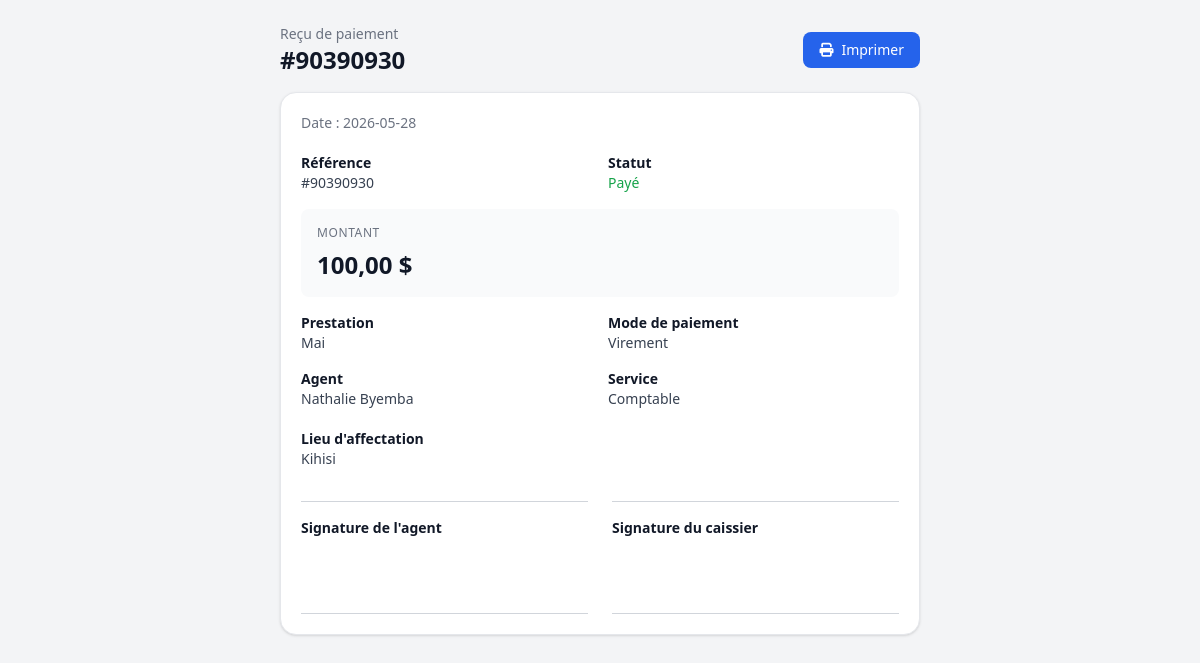
Page /pages/paiements/receipt.php?id=3 (signed in) on the committed database.
### tables this page shows
CREATE TABLE `paiement` (
  `id` int(11) NOT NULL,
  `reference` int(11) DEFAULT NULL,
  `montant` float DEFAULT NULL,
  `date_paiement` date DEFAULT NULL,
  `mode_paiement` varchar(50) DEFAULT NULL,
  `statut` varchar(50) DEFAULT NULL,
  `numeroPrest` int(11) NOT NULL,
  `id_agent` int(11) DEFAULT NULL
);

CREATE TABLE `prestation` (
  `numeroPrest` int(11) NOT NULL,
  `libelle` varchar(100) DEFAULT NULL,
  `montant` float DEFAULT NULL,
  `date_prestation` date DEFAULT NULL,
  `id_affectation` int(11) NOT NULL
);

CREATE TABLE `agent` (
  `id_agent` int(11) NOT NULL,
  `nom_complet` varchar(100) NOT NULL,
  `adresse` varchar(150) DEFAULT NULL,
  `date_naissance` date DEFAULT NULL,
  `telephone` varchar(20) DEFAULT NULL,
  `profil` varchar(50) DEFAULT NULL,
  `lieu_naissance` varchar(100) DEFAULT NULL,
  `fonction` varchar(100) DEFAULT NULL
);

CREATE TABLE `service` (
  `id` int(11) NOT NULL,
  `designation` varchar(100) NOT NULL,
  `description` text DEFAULT NULL,
  `photo` varchar(255) DEFAULT NULL,
  `short_description` varchar(255) DEFAULT NULL
);

CREATE TABLE `affectation` (
  `id` int(11) NOT NULL,
  `lieu_affectation` varchar(100) DEFAULT NULL,
  `date_affectation` date DEFAULT NULL,
  `id_agent` int(11) NOT NULL,
  `id_service` int(11) NOT NULL
);

### Classes/Paiement.php (called while the page is built, shortened)
<?php
require_once __DIR__ . '/../Config/Database.php';
class Paiement {
    private $reference;
    private $montant;
    private $date_paiement;
    private $mode_paiement;
    private $statut;
    public function __construct(
        $reference = null,
        $montant = null,
        $date_paiement = null,
        $mode_paiement = null,
        $statut = null,
        $numeroPrest = null,
        $id_agent = null,
        $id = null
    ) {
        $this->reference = $reference;
        $this->montant = $montant;
        $this->date_paiement = $date_paiement;
        $this->mode_paiement = $mode_paiement;
        $this->statut = $statut;
    }
    public function getReference() {
        return $this->reference;
    }
    public function getMontant() {
        return $this->montant;
    }
    public function getDatePaiement() {
        return $this->date_paiement;
    }
    public function getModePaiement() {
        return $this->mode_paiement;
    }
    public function getStatut() {
        return $this->statut;
    }
    public static function getById($id) {
        $db = Database::getInstance();
        $sql = "SELECT * FROM Paiement WHERE id = :id";
        try {
            $stmt = $db->prepare($sql);
            $stmt->bindParam(':id', $id);
            $stmt->execute();
            if ($stmt->rowCount() > 0) {
                $row = $stmt->fetch(PDO::FETCH_ASSOC);
                return new self(
                    $row['reference'],
                    $row['montant'],
                    $row['date_paiement'],
                    $row['mode_paiement'],
                    $row['statut'],
                    $row['numeroPrest'],
                    isset($row['id_agent']) ? $row['id_agent'] : null,
                    $row['id']
                );
            }
            return null;
        } catch (PDOException $e) {
            echo "Erreur lors de la récupération : " . $e->getMessage();
            return null;
        }
    }
}
?>

### Config/Database.php (called while the page is built, shortened)
<?php
class Database {
    private static $host = 'localhost';
    private static $db_name = 'gestion_paiement_agents';
    private static $user = 'root';
    private static $password = '';
    private static $conn;
    public static function connect() {
        self::$conn = null;
        try {
            $dsn = 'mysql:host=' . self::$host . ';dbname=' . self::$db_name . ';charset=utf8';
            self::$conn = new PDO($dsn, self::$user, self::$password);
            self::$conn->setAttribute(PDO::ATTR_ERRMODE, PDO::ERRMODE_EXCEPTION);
        } catch (PDOException $e) {
            die('Erreur de connexion : ' . $e->getMessage());
        }
        return self::$conn;
    }
    public static function getInstance() {
        return self::$conn;
    }
}
?>

### Classes/Prestation.php (called while the page is built, shortened)
<?php
require_once __DIR__ . '/../Config/Database.php';
class Prestation {
    private $libelle;
    public function __construct(
        $libelle = null,
        $montant = null,
        $date_prestation = null,
        $id_affectation = null,
        $numeroPrest = null
    ) {
        $this->libelle = $libelle;
    }
    public function getLibelle() {
        return $this->libelle;
    }
    public static function getById($numeroPrest) {
        $db = Database::getInstance();
        $sql = "SELECT * FROM Prestation WHERE numeroPrest = :numeroPrest";
        try {
            $stmt = $db->prepare($sql);
            $stmt->bindParam(':numeroPrest', $numeroPrest);
            $stmt->execute();
            if ($stmt->rowCount() > 0) {
                $row = $stmt->fetch(PDO::FETCH_ASSOC);
                return new self(
                    $row['libelle'],
                    $row['montant'],
                    $row['date_prestation'],
                    $row['id_affectation'],
                    $row['numeroPrest']
                );
            }
            return null;
        } catch (PDOException $e) {
            echo "Erreur lors de la récupération : " . $e->getMessage();
            return null;
        }
    }
}
?>

### Classes/Agent.php (called while the page is built, shortened)
<?php
require_once __DIR__ . '/../Config/Database.php';
class Agent {
    private $nom_complet;
    public function __construct(
        $nom_complet = null,
        $adresse = null,
        $date_naissance = null,
        $telephone = null,
        $profil = null,
        $lieu_naissance = null,
        $fonction = null,
        $id_agent = null
    ) {
        $this->nom_complet = $nom_complet;
    }
    public function getNomComplet() {
        return $this->nom_complet;
    }
    public static function getById($id) {
        $db = Database::getInstance();
        $sql = "SELECT * FROM Agent WHERE id_agent = :id_agent";
        try {
            $stmt = $db->prepare($sql);
            $stmt->bindParam(':id_agent', $id);
            $stmt->execute();
            if ($stmt->rowCount() > 0) {
                $row = $stmt->fetch(PDO::FETCH_ASSOC);
                return new self(
                    $row['nom_complet'],
                    $row['adresse'],
                    $row['date_naissance'],
                    $row['telephone'],
                    $row['profil'],
                    $row['lieu_naissance'],
                    $row['fonction'],
                    $row['id_agent']
                );
            }
            return null;
        } catch (PDOException $e) {
            echo "Erreur lors de la récupération : " . $e->getMessage();
            return null;
        }
    }
}
?>

### Classes/Service.php (called while the page is built, shortened)
<?php
require_once __DIR__ . '/../Config/Database.php';
class Service {
    private $designation;
    public function __construct(
        $designation = null,
        $description = null,
        $id = null
    ) {
        $this->designation = $designation;
    }
    public function getDesignation() {
        return $this->designation;
    }
    public static function getById($id) {
        $db = Database::getInstance();
        $sql = "SELECT * FROM Service WHERE id = :id";
        try {
            $stmt = $db->prepare($sql);
            $stmt->bindParam(':id', $id);
            $stmt->execute();
            if ($stmt->rowCount() > 0) {
                $row = $stmt->fetch(PDO::FETCH_ASSOC);
                return new self(
                    $row['designation'],
                    $row['description'],
                    $row['id']
                );
            }
            return null;
        } catch (PDOException $e) {
            echo "Erreur lors de la récupération : " . $e->getMessage();
            return null;
        }
    }
}
?>

### Classes/Affectation.php (called while the page is built, shortened)
<?php
require_once __DIR__ . '/../Config/Database.php';
class Affectation {
    private $lieu_affectation;
    public function __construct(
        $lieu_affectation = null,
        $date_affectation = null,
        $id_agent = null,
        $id_service = null,
        $id = null
    ) {
        $this->lieu_affectation = $lieu_affectation;
    }
    public function getLieuAffectation() {
        return $this->lieu_affectation;
    }
    public static function getById($id) {
        $db = Database::getInstance();
        $sql = "SELECT * FROM Affectation WHERE id = :id";
        try {
            $stmt = $db->prepare($sql);
            $stmt->bindParam(':id', $id);
            $stmt->execute();
            if ($stmt->rowCount() > 0) {
                $row = $stmt->fetch(PDO::FETCH_ASSOC);
                return new self(
                    $row['lieu_affectation'],
                    $row['date_affectation'],
                    $row['id_agent'],
                    $row['id_service'],
                    $row['id']
                );
            }
            return null;
        } catch (PDOException $e) {
            echo "Erreur lors de la récupération : " . $e->getMessage();
            return null;
        }
    }
}
?>

### pages/paiements/receipt.php (the view, shortened to what this page needs)
<?php
require_once __DIR__ . '/../../Config/Database.php';
require_once __DIR__ . '/../../Classes/Paiement.php';
require_once __DIR__ . '/../../Classes/Prestation.php';
require_once __DIR__ . '/../../Classes/Affectation.php';
require_once __DIR__ . '/../../Classes/Agent.php';
require_once __DIR__ . '/../../Classes/Service.php';
$paiement = Paiement::getById($_GET['id']);
$prestation = Prestation::getById($paiement->getNumeroPrest());
$affectation = $prestation ? Affectation::getById($prestation->getIdAffectation()) : null;
$agent = null;
if ($paiement->getIdAgent()) {
    $agent = Agent::getById($paiement->getIdAgent());
} else {
    $agent = $affectation ? Agent::getById($affectation->getIdAgent()) : null;
}
$service = $affectation ? Service::getById($affectation->getIdService()) : null;
?>
<!DOCTYPE html>
<html lang="fr">
<head>
    <script src="https://cdn.tailwindcss.com"></script>
    <link rel="stylesheet" href="https://cdnjs.cloudflare.com/ajax/libs/font-awesome/6.4.0/css/all.min.css">
</head>
<body class="bg-gray-100">
    <div class="max-w-2xl mx-auto py-6 px-4">
        <div class="flex items-center justify-between mb-4">
            <div>
                <p class="text-sm text-gray-500">Reçu de paiement</p>
                <h1 class="text-2xl font-bold text-gray-900">#<?php echo htmlspecialchars($paiement->getReference()); ?></h1>
            </div>
            <button onclick="window.print()" class="px-4 py-2 bg-blue-600 hover:bg-blue-700 text-white rounded-lg text-sm">
                <i class="fas fa-print mr-2"></i>Imprimer
            </button>
        </div>
        <div class="bg-white rounded-2xl shadow border border-gray-200 p-5">
            <div class="mb-5 text-sm text-gray-500">
                Date : <?php echo htmlspecialchars($paiement->getDatePaiement()); ?>
            </div>
            <div class="grid grid-cols-2 gap-4 text-sm text-gray-700 mb-4">
                <div>
                    <p class="font-semibold text-gray-900">Référence</p>
                    <p>#<?php echo htmlspecialchars($paiement->getReference()); ?></p>
                </div>
                <div>
                    <p class="font-semibold text-gray-900">Statut</p>
                    <p class="<?php echo $paiement->getStatut() === 'Payé' ? 'text-green-600' : 'text-yellow-600'; ?>"><?php echo htmlspecialchars($paiement->getStatut()); ?></p>
                </div>
            </div>
            <div class="bg-gray-50 p-4 rounded-lg mb-4">
                <p class="text-xs uppercase tracking-wider text-gray-500">Montant</p>
                <p class="mt-2 text-2xl font-bold text-gray-900"><?php echo number_format($paiement->getMontant(), 2, ',', ' '); ?> $</p>
            </div>
            <div class="grid grid-cols-2 gap-4 text-sm text-gray-700">
                <div>
                    <p class="font-semibold text-gray-900">Prestation</p>
                    <p><?php echo $prestation ? htmlspecialchars($prestation->getLibelle()) : 'N/A'; ?></p>
                </div>
                <div>
                    <p class="font-semibold text-gray-900">Mode de paiement</p>
                    <p><?php echo htmlspecialchars($paiement->getModePaiement()); ?></p>
                </div>
                <div>
                    <p class="font-semibold text-gray-900">Agent</p>
                    <p><?php echo $agent ? htmlspecialchars($agent->getNomComplet()) : 'N/A'; ?></p>
                </div>
                <div>
                    <p class="font-semibold text-gray-900">Service</p>
                    <p><?php echo $service ? htmlspecialchars($service->getDesignation()) : 'N/A'; ?></p>
                </div>
            </div>
            <?php if ($prestation && $affectation): ?>
            <div class="mt-5 text-sm text-gray-700">
                <p class="font-semibold text-gray-900">Lieu d'affectation</p>
                <p><?php echo htmlspecialchars($affectation->getLieuAffectation()); ?></p>
            </div>
            <?php endif; ?>
            <div class="mt-8 grid grid-cols-1 md:grid-cols-2 gap-6 text-sm text-gray-700">
                <div class="border-t border-gray-300 pt-4">
                    <p class="font-semibold text-gray-900 mb-3">Signature de l'agent</p>
                    <div class="h-16 border-b border-gray-300"></div>
                </div>
                <div class="border-t border-gray-300 pt-4">
                    <p class="font-semibold text-gray-900 mb-3">Signature du caissier</p>
                    <div class="h-16 border-b border-gray-300"></div>
                </div>
            </div>
        </div>
    </div>
</body>
</html>

### rows in the picture
paiement: reference "90390930", date_paiement "2026-05-28", statut "Payé", montant "100,00", mode_paiement "Virement"
prestation: libelle "Mai"
agent: nom_complet "Nathalie Byemba"
service: designation "Comptable"
affectation: lieu_affectation "Kihisi"
